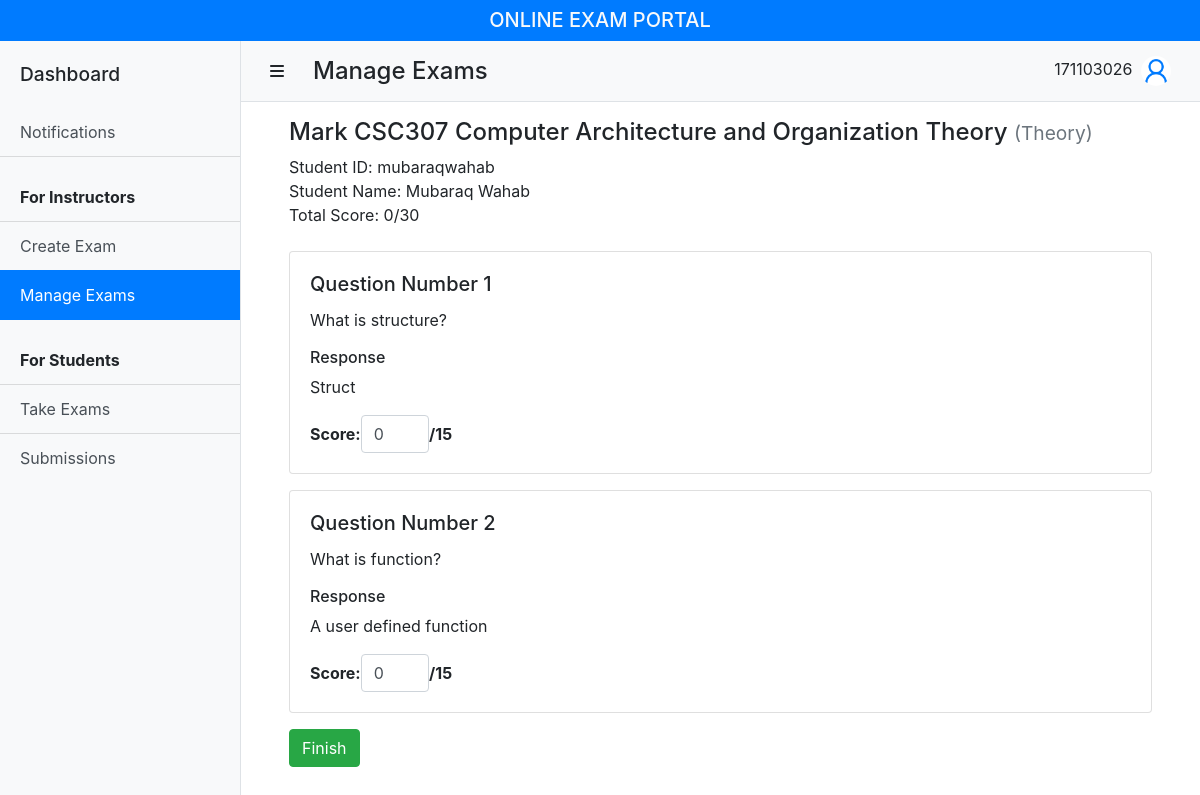
The page /manage-exam/theory-response.php?examID=55&assigneeID=mubaraqwahab (signed in) on the database its author committed.
### tables this page shows
CREATE TABLE `exam_assignment` (
  `exam_id` int(11) NOT NULL,
  `assignee_id` varchar(16) NOT NULL,
  `total_score` float DEFAULT NULL,
  `status_id` int(11) NOT NULL
);

CREATE TABLE `exam` (
  `exam_id` int(11) NOT NULL,
  `instructor_id` varchar(16) NOT NULL,
  `course_code` varchar(8) NOT NULL,
  `title` varchar(45) NOT NULL,
  `type_id` int(11) NOT NULL,
  `no_of_questions` int(11) NOT NULL,
  `status_id` int(11) NOT NULL DEFAULT 1,
  `invite_prefix` varchar(5) NOT NULL,
  `total_mark` float NOT NULL
);

CREATE TABLE `course` (
  `course_code` varchar(8) NOT NULL,
  `course_name` varchar(256) NOT NULL
);

CREATE TABLE `theory_response` (
  `exam_id` int(11) NOT NULL,
  `question_no` int(11) NOT NULL,
  `assignee_id` varchar(16) NOT NULL,
  `response` varchar(256) DEFAULT NULL,
  `score` float DEFAULT NULL
);

CREATE TABLE `theory_question` (
  `exam_id` int(11) NOT NULL,
  `question_no` int(11) NOT NULL,
  `question` varchar(256) NOT NULL,
  `mark` float NOT NULL
);

### manage-exam/theory-response.php (the view, shortened to what this page needs)
<?php
require_once '../connect.php';
$userID = $_SESSION['userID'];
?>
<!DOCTYPE html>
<html lang="en">
<head>
  <link rel="stylesheet" href="https://stackpath.bootstrapcdn.com/bootstrap/4.4.1/css/bootstrap.min.css">
  <link href="../css/simple-sidebar.css" rel="stylesheet">
</head>
<?php
$examID = $_GET['examID'];
$assigneeID = $_GET['assigneeID'];
$headerSql = "SELECT a.*, e.course_code, e.title, e.total_mark, c.course_name,
  et.value AS exam_type, CONCAT(u.first_name, ' ', u.last_name) AS assignee
  FROM exam_assignment AS a
  INNER JOIN exam AS e ON e.exam_id = a.exam_id
  INNER JOIN exam_type AS et ON e.type_id = et.type_id
  INNER JOIN course AS c ON c.course_code = e.course_code
  INNER JOIN user AS u ON u.user_id = a.assignee_id
  WHERE a.assignee_id = ? AND a.exam_id = ? AND e.instructor_id = ?";
$headerStmt = $conn->prepare($headerSql);
$headerStmt->bind_param('sis', $assigneeID, $examID, $userID);
$headerStmt->execute();
$headerResult = $headerStmt->get_result();
$assignment = $headerResult->fetch_assoc();
$responseSql = "SELECT r.*, q.question, q.mark
  FROM `theory_response` AS r
  INNER JOIN theory_question AS q
  ON (q.exam_id = r.exam_id AND q.question_no = r.question_no)
  WHERE r.exam_id = ? AND r.assignee_id = ?
  ORDER BY r.question_no ASC";
$responseStmt = $conn->prepare($responseSql);
$responseStmt->bind_param('is', $examID, $assigneeID);
$responseStmt->execute();
$responseResult = $responseStmt->get_result();
?>
<body>
  <?php include '../components/_header.php' ?>
  <div class="d-flex" id="wrapper">
    <?php require '../components/_sidebar.php' ?>
    <div id="page-content-wrapper">
      <?php require '../components/_navbar.php' ?>
      <div class="container py-3 px-5">
        <header class="mb-4" id="examHeader">
          <h4>Mark <?php echo "{$assignment['course_code']}" . " {$assignment['course_name']}" . " {$assignment['title']} "?><small class="text-muted">(Theory)</small></h4>
          <div class="d-flex flex-column flex-md-row">
            <div class="mr-md-3">
              <div><?php echo "Student ID: " . "{$assignment['assignee_id']}"?></div>
              <div><?php echo "Student Name: " . "{$assignment['assignee']}"?></div>
            </div>
          </div>
          <div><?php echo "Total Score: " . "{$assignment['total_score']}" . "/" . "{$assignment['total_mark']}"?></div>
        </header>
        <form method="POST" action="_mark-exam.php">
          <?php
          while($response = $responseResult->fetch_assoc()){
              echo
            '<div class="card my-3">
              <div class="card-body">
                <h5 class="card-title">Question Number ' . $response['question_no'] . '</h5>
                <p class="card-text">' . $response['question'] . '</p>
                <h6 class=" mb-2">Response</h6>
                <p class="card-text">' . $response['response'] . '</p>
                <strong class="form-inline">
                  Score:
                  <input class="form-control col-3 col-sm-2 col-lg-1" type="number" step="0.1" min="0" max="'. $response['mark'] .'" name="score'. $response['question_no'] .'" value="'. $response['score'] .'" required>
                      /'. $response['mark'] .'
                  <!-- PHP should put marks for each question.
                  the value for max in the score input is the mark for the question -->
                </strong>
              </div>
            </div>';
          }
          ?>
          <button type="submit" name="finish" class="btn btn-success">Finish</button>
        </form>
      </div>
    </div>
  </div>
</body>
</html>

### css/simple-sidebar.css (style rules this page uses)
body { overflow-x: hidden; }
#page-content-wrapper { min-width: 100vw; }
@media (min-width: 992px) { #page-content-wrapper { min-width: 0; width: 100%; } }

### rows shown on the page
exam_assignment: exam.course_code "CSC307", course.course_name "Computer Architecture and Organization", exam.title "Theory", assignee "mubaraqwahab", total_score "0", exam.total_mark "30"
theory_response: question_no "1", theory_question.question "What is structure?", response "Struct", score1 "0", theory_question.mark "15"
theory_response: question_no "2", theory_question.question "What is function?", response "A user defined function", score2 "0", theory_question.mark "15"

### other values the page prints
$userID "171103026"
$assignment['assignee'] "Mubaraq Wahab"
